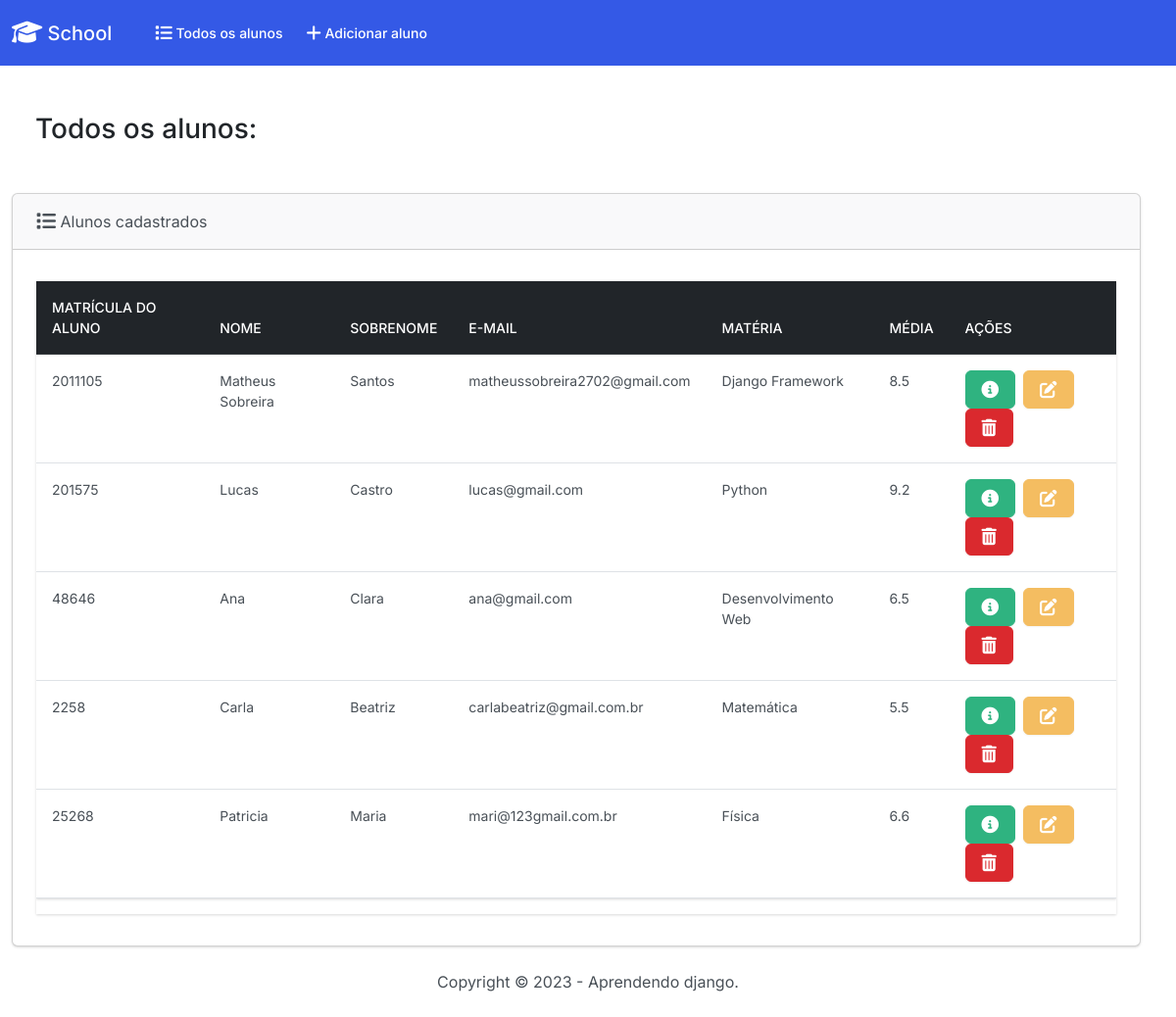
Page /alunos/ on the committed database.
### alunos/models.py (models this page shows, shortened)
class Aluno(models.Model):
    matricula = models.PositiveIntegerField()
    nome = models.CharField(max_length=55)
    sobrenome = models.CharField(max_length=55)
    email = models.EmailField(max_length=100)
    materia = models.CharField(max_length=55)
    media_nota = models.FloatField()

### alunos/views.py (the view)
# urls.py: path('', views.index, name='index'),
def index(request):
    alunos = Aluno.objects.all()
    return render(request, 'alunos/index.html', {'alunos': alunos})

### alunos/templates/alunos/index.html (shortened to what this page needs)
{% extends 'alunos/base.html' %}
{% block content %}
<h3 class="m-4">Todos os alunos:</h3> <br>
<div class="row">
    <div class="col-12">
      {% if alunos %}
        <div class="card bg-secondary mb-3 me-4 mb-4">
          <div class="card-header"><i class="fa-solid fa-list fa-lg"></i> Alunos cadastrados </div>
          <div class="card-body">
            <p class="card-text">
              <div class="table table-responsive">
                <table class="table table-hover">
                  <thead>
                    <tr class="table-dark">
                      <th scope="col">Matrícula do Aluno</th>
                      <th scope="col">Nome</th>
                      <th scope="col">Sobrenome</th>
                      <th scope="col">E-mail</th>
                      <th scope="col">Matéria</th>
                      <th scope="col">Média</th>
                      <th scope="col">Ações</th>
                    </tr>
                  </thead>
                  <tbody>
                    {% for aluno in alunos %}
                      <tr>
                        <td>{{ aluno.matricula }}</td>
                        <td>{{ aluno.nome }}</td>
                        <td>{{ aluno.sobrenome }}</td>
                        <td>{{ aluno.email }}</td>
                        <td>{{ aluno.materia }}</td>
                        <td>{{ aluno.media_nota }}</td>
                        <td>
                          <button type="button" class="btn btn-success me-1" href="{% url 'visualizar_aluno' aluno.id %}" data-bs-toggle="modal" data-bs-target="#myModal{{aluno.id}}">
                          </button>
                          <a href="{% url 'editar_aluno' aluno.id %}" class="btn btn-warning me-1">
                          </a>
                          <button type="button" class="btn btn-danger" data-bs-toggle="modal" data-bs-target="#delete{{aluno.id}}">
                          </button>
                        </td>
                      </tr>
                    {% endfor %}
                  </tbody>
                </table>
              </div>
            </p>
          </div>
        </div>
      {% else %}
        <h1 class="alert alert-primary ms-4 me-4">Nenhum aluno cadastrado.</h1>
      {% endif %}
    </div>
</div>
{% endblock content %}

### alunos/templates/alunos/base.html (shortened to what this page needs)
{% load static %}
<!DOCTYPE html>
<html lang="pt-br">
<head>
    <link rel="stylesheet" href="https://cdnjs.cloudflare.com/ajax/libs/font-awesome/6.4.0/css/all.min.css">
    <link rel="stylesheet" href="{% static 'alunos/css/bootstrap.min.css' %}">
</head>
<body>
    <nav class="navbar navbar-expand-lg bg-primary" data-bs-theme="dark">
      <div class="container-fluid">
        <a class="navbar-brand" href="{% url 'index' %}">
          <i class="fa-solid fa-graduation-cap fa-lg"></i> School
        </a>
        <div class="collapse navbar-collapse" id="navbarColor01">
          <ul class="navbar-nav me-auto">
            <a class="nav-link" href="{% url 'index' %}">
                Todos os alunos
            </a>
            <a class="nav-link" href="{% url 'adicionar_aluno' %}">
                Adicionar aluno
            </a>
          </ul>
        </div>
      </div>
    </nav>
    <br>
    <div class="container-fluid">
        {% block content %}{% endblock content %}
    </div>
    <footer class="mt-auto mb-4">
        <div class="text-center">
            <span>
                Copyright &copy; 2023 - Aprendendo django.
            </span>
        </div>
    </footer>
</body>
</html>

### rows in the picture
Aluno: matricula "2011105", nome "Matheus Sobreira", sobrenome "Santos", email "matheussobreira2702@gmail.com", materia "Django Framework", media_nota "8.5"
Aluno: matricula "201575", nome "Lucas", sobrenome "Castro", email "lucas@gmail.com", materia "Python", media_nota "9.2"
Aluno: matricula "48646", nome "Ana", sobrenome "Clara", email "ana@gmail.com", materia "Desenvolvimento Web", media_nota "6.5"
Aluno: matricula "2258", nome "Carla", sobrenome "Beatriz", email "carlabeatriz@gmail.com.br", materia "Matemática", media_nota "5.5"
Aluno: matricula "25268", nome "Patricia", sobrenome "Maria", email "mari@123gmail.com.br", materia "Física", media_nota "6.6"
